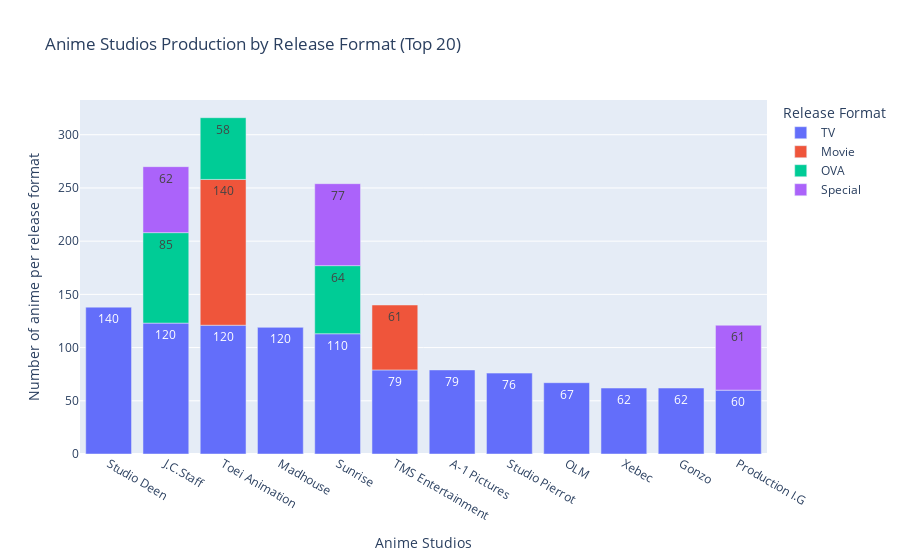

Notebook code for this chart:
### Code cell
px.bar(df_animes[['studio', 'type']].value_counts().reset_index().rename(columns={0:'count'}).head(20),
        x='studio', y='count', text='type', color='type', text_auto='0.2s',
        title='Anime Studios Production by Release Format (Top 20)',
        labels={'type':'Release Format', 'count':'Number of anime per release format', 'studio':'Anime Studios'})

### Figure 1 — Plotly figure (JSON) as saved in the notebook; plotly's stock layout.template omitted (floating-point values rounded to 4 significant figures)
{"data": [{"alignmentgroup": "True", "hovertemplate": "Release Format=%{text}<br>Anime Studios=%{x}<br>Number of anime per release format=%{y}<extra></extra>", "legendgroup": "TV", "marker": {"color": "#636efa", "pattern": {"shape": ""}}, "name": "TV", "offsetgroup": "TV", "orientation": "v", "showlegend": true, "text": ["TV", "TV", "TV", "TV", "TV", "TV", "TV", "TV", "TV", "TV", "TV", "TV"], "textposition": "auto", "texttemplate": "%{y:0.2s}", "type": "bar", "x": ["Studio Deen", "J.C.Staff", "Toei Animation", "Madhouse", "Sunrise", "TMS Entertainment", "A-1 Pictures", "Studio Pierrot", "OLM", "Xebec", "Gonzo", "Production I.G"], "xaxis": "x", "y": [138, 123, 121, 119, 113, 79, 79, 76, 67, 62, 62, 60], "yaxis": "y"}, {"alignmentgroup": "True", "hovertemplate": "Release Format=%{text}<br>Anime Studios=%{x}<br>Number of anime per release format=%{y}<extra></extra>", "legendgroup": "Movie", "marker": {"color": "#EF553B", "pattern": {"shape": ""}}, "name": "Movie", "offsetgroup": "Movie", "orientation": "v", "showlegend": true, "text": ["Movie", "Movie"], "textposition": "auto", "texttemplate": "%{y:0.2s}", "type": "bar", "x": ["Toei Animation", "TMS Entertainment"], "xaxis": "x", "y": [137, 61], "yaxis": "y"}, {"alignmentgroup": "True", "hovertemplate": "Release Format=%{text}<br>Anime Studios=%{x}<br>Number of anime per release format=%{y}<extra></extra>", "legendgroup": "OVA", "marker": {"color": "#00cc96", "pattern": {"shape": ""}}, "name": "OVA", "offsetgroup": "OVA", "orientation": "v", "showlegend": true, "text": ["OVA", "OVA", "OVA"], "textposition": "auto", "texttemplate": "%{y:0.2s}", "type": "bar", "x": ["J.C.Staff", "Sunrise", "Toei Animation"], "xaxis": "x", "y": [85, 64, 58], "yaxis": "y"}, {"alignmentgroup": "True", "hovertemplate": "Release Format=%{text}<br>Anime Studios=%{x}<br>Number of anime per release format=%{y}<extra></extra>", "legendgroup": "Special", "marker": {"color": "#ab63fa", "pattern": {"shape": ""}}, "name": "Special", "offsetgroup": "Special", "orientation": "v", "showlegend": true, "text": ["Special", "Special", "Special"], "textposition": "auto", "texttemplate": "%{y:0.2s}", "type": "bar", "x": ["Sunrise", "J.C.Staff", "Production I.G"], "xaxis": "x", "y": [77, 62, 61], "yaxis": "y"}], "layout": {"barmode": "relative", "legend": {"title": {"text": "Release Format"}, "tracegroupgap": 0}, "title": {"text": "Anime Studios Production by Release Format (Top 20)"}, "xaxis": {"anchor": "y", "domain": [0, 1], "title": {"text": "Anime Studios"}}, "yaxis": {"anchor": "x", "domain": [0, 1], "title": {"text": "Number of anime per release format"}}}}
